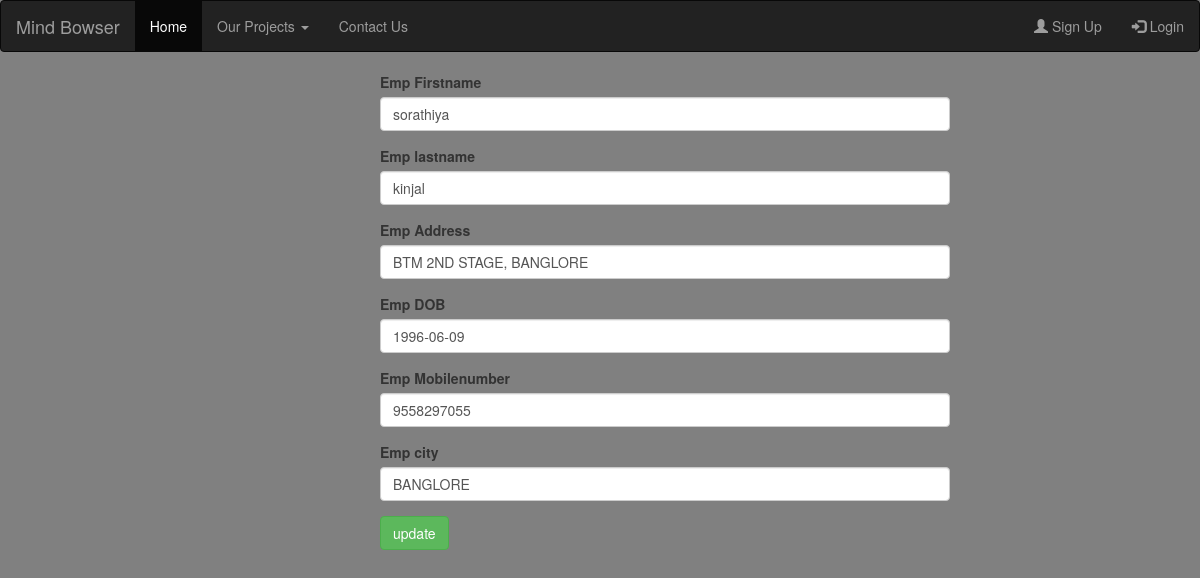
Page /update?id=10 on the committed database.
### employee/models.py (models this page shows)
class EmployeeModel(models.Model):                                                            # employee table
    emp_Firstname=models.CharField(max_length=100, blank=True, null=False, default=None)
    emp_lastname=models.CharField(max_length=100, blank=True, null=True, default=None)
    emp_Address = models.CharField(max_length=100, blank=True, null=True, default=None)
    emp_DOB=models.DateField(max_length=30,blank=True, null=True, default=None)
    phone_regex = RegexValidator(regex=r'^\+?1?\d{9,15}$',
                                 message="Phone number must be entered in the format: '+999999999'. Up to 15 digits allowed.")
    emp_Mobilenumber = models.CharField(validators=[phone_regex], max_length=17, blank=True)
    emp_city=models.CharField(max_length=100,blank=True, null=True, default=None)
    class Meta:
        db_table = 'employee information'

### employee/views.py (the view, shortened to what this page needs)
# urls.py: path('update', views.update),
def update(request):                                                             # for update data post method
    id = request.GET['id']                                                        #update data of selected id
    result = EmployeeModel.objects.get(id=id)
    empForm = EmployeeForm(instance=result)
    return render(request, 'CRUD/update.html', {'empForm': empForm})

### employee/forms.py
class EmployeeForm(forms.ModelForm):                                 #Employee Form
    pass
    class Meta:
        model = EmployeeModel
        fields = '__all__'                                          #what field i required in model

### employee/templates/CRUD/update.html (shortened to what this page needs)
{% extends 'layout.html' %}
{% block content %}
{% load crispy_forms_tags %}
<form action="" method="post" novalidate> {% csrf_token %}
    {{ empForm | crispy }}
   <a href="/index"></a> <input type="submit" value="update" class="btn btn-success"/>
</form>
{% endblock %}

### employee/static/signup.css (style rules this page uses)
form { width:50%; margin-left: 350px; }
body { background-color: gray; }

### rows in the picture
EmployeeModel: emp_Firstname "sorathiya", emp_lastname "kinjal", emp_Address "BTM 2ND STAGE, BANGLORE", emp_DOB "1996-06-09", emp_Mobilenumber "9558297055", emp_city "BANGLORE"
